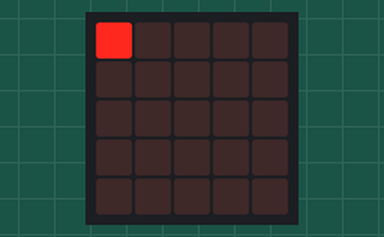
Simulated run of this program. Board: Calliope mini (MakeCode). Shown: the board's 5×5 LED display.

Above: at 2.5 s.
At 9.7 s:
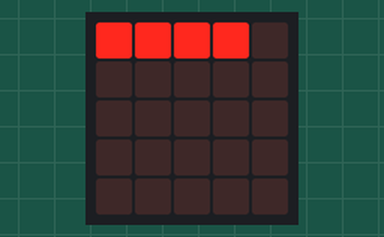
At 14.5 s:
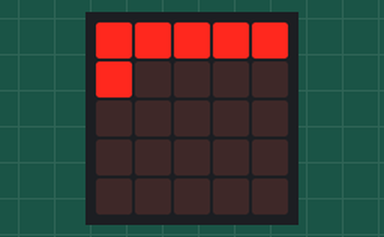
At 19.3 s:
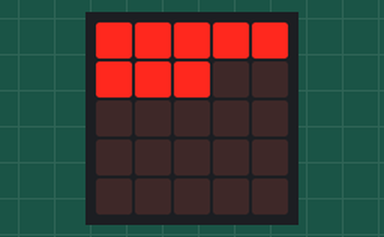
At 28.9 s:
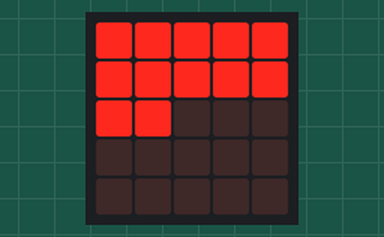
At 38.5 s:
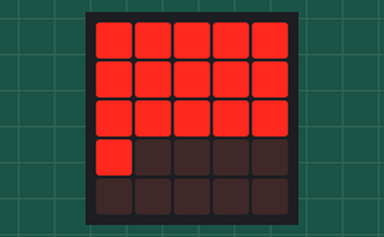

The program:

main.ts
```typescript
let X = 0
let Y = 0
let Time = 1 * (60 * 1000) / 25
basic.forever(function () {
    for (let index = 0; index < 5; index++) {
        for (let index = 0; index < 5; index++) {
            basic.pause(Time)
            led.plot(X, Y)
            X += 1
        }
        Y += 1
        X = 0
    }
})
```

test.ts
```typescript
// Hier kann man Tests durchführen; diese Datei wird nicht kompiliert, wenn dieses Paket als Erweiterung verwendet wird.
```

Measured:
- what the display in image 0 shows lasts 2.4 s, from 2.4 s to 4.8 s
